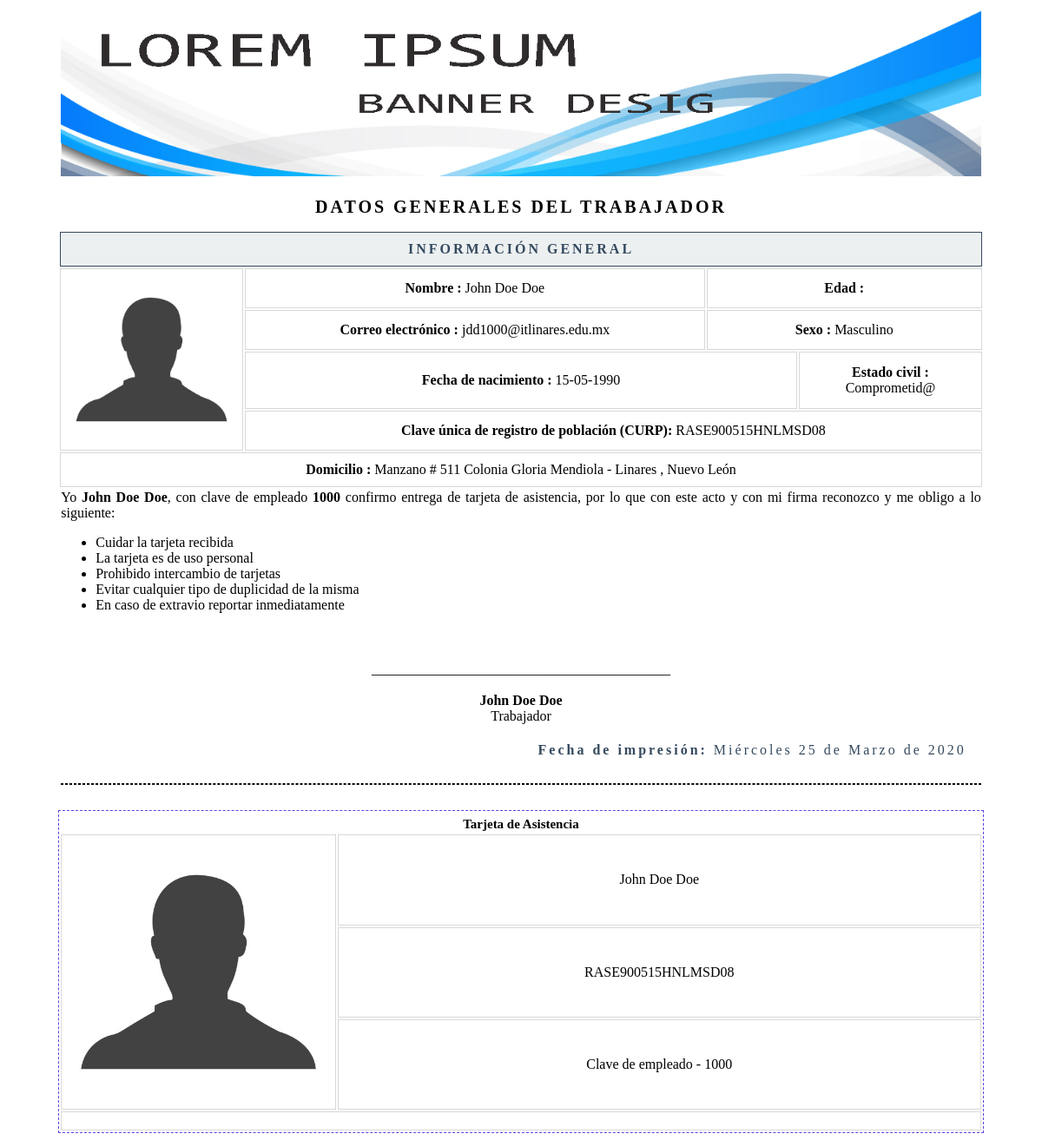
Screenshot of /mDatosPersonales/informes/datos.php?id=1 with the database file from the repository.
### tables this page shows
CREATE TABLE `datos` (
  `id_datos` int(11) NOT NULL auto_increment,
  `clave` int(255) default NULL,
  `nombre` text,
  `ap_paterno` text,
  `ap_materno` text,
  `fecha_nac` date default NULL,
  `correo` text,
  `curp` text,
  `domicilio` text,
  `sexo` text,
  `id_ecivil` tinytext,
  `fecha_registro` date default NULL,
  `hora_registro` time default NULL,
  `activo` tinyint(1) default NULL,
  PRIMARY KEY  (`id_datos`)
);

### funciones/fechaEspanol.php (called while the page is built)
<?php
function fechaCastellano ($fecha) {
    $fecha = substr($fecha, 0, 10);
    $numeroDia = date('d', strtotime($fecha));
    $dia = date('l', strtotime($fecha));
    $mes = date('F', strtotime($fecha));
    $anio = date('Y', strtotime($fecha));
    $dias_ES = array("Lunes", "Martes", "Miércoles", "Jueves", "Viernes", "Sábado", "Domingo");
    $dias_EN = array("Monday", "Tuesday", "Wednesday", "Thursday", "Friday", "Saturday", "Sunday");
    $nombredia = str_replace($dias_EN, $dias_ES, $dia);
  $meses_ES = array("Enero", "Febrero", "Marzo", "Abril", "Mayo", "Junio", "Julio", "Agosto", "Septiembre", "Octubre", "Noviembre", "Diciembre");
    $meses_EN = array("January", "February", "March", "April", "May", "June", "July", "August", "September", "October", "November", "December");
    $nombreMes = str_replace($meses_EN, $meses_ES, $mes);
    return $nombredia." ".$numeroDia." de ".$nombreMes." de ".$anio;
  }
?>

### mDatosPersonales/informes/datos.php (the view, shortened to what this page needs)
<?php
include'../conexion/conexionli.php';
include ("../funciones/fechaEspanol.php");
$Id=$_REQUEST["id"];
$cadena = "SELECT
                id_datos,
                activo,
                nombre,
                ap_paterno,
                ap_materno,
                fecha_nac,
                correo,
                curp,
                clave,
                domicilio,
                IF(sexo='M', 'Masculino', 'Femenino'),
                (SELECT descripcion FROM ecivil where ecivil.id_ecivil=datos.id_ecivil)
            FROM
                datos
            WHERE
                id_datos = $Id";
$consultar = mysqli_query($conexionLi, $cadena);
$row = mysqli_fetch_array($consultar);
$nombre     = $row[2];
$paterno    = $row[3];
$materno    = $row[4];
$nacimiento = date("d-m-Y", strtotime($row[5]));
$correo     = $row[6];
$curp       = $row[7];
$clave      = $row[8];
$domicilio  = $row[9];
$sexo       = $row[10];
$ecivil     = ($row[11]==null)?"Sin datos":$row[11];
$fecha=date("Y-m-d");
$fCastellano=fechaCastellano($fecha);
$foto       = '../fotos/'.$clave.'.jpg';
if (file_exists($foto)){
    $foto  = '../fotos/'.$clave.'.jpg';
}else{
    if ($sexo=="Masculino") {
        $foto  = '../images/hombre.jpg';
    }else{
        $foto  = '../images/mujer.jpg';
    }
}
 ?>
<table border="0">
    <col style="width: 100%" class="col1">
    <tr>
        <td>
            <img src="../images/encabezado.jpg" alt="">
        </td>
    </tr>
</table>
<table border="0">
    <col style="width: 10%">
    <col style="width: 10%">
    <col style="width: 10%">
    <col style="width: 10%">
    <col style="width: 10%">
    <col style="width: 10%">
    <col style="width: 10%">
    <col style="width: 10%">
    <col style="width: 10%">
    <col style="width: 10%">
    <tr border="0">
        <td></td><td></td><td></td><td></td><td></td><td></td><td></td><td></td><td></td><td></td>
    </tr>
    <tr >
        <td  colspan="10" class="titular2">
            DATOS GENERALES DEL TRABAJADOR
        </td>
    </tr>
    <tr >
        <td  colspan="10" class="titular">
            Información General
        </td>
    </tr>
    <tr >
        <td rowspan="4" colspan="2" class="borde">
            <img src="<?php echo $foto; ?>" alt="">
        </td>
        <td  colspan="5" class="borde">
            <strong>Nombre  :</strong> <?php echo $nombre.' '.$paterno.' '.$materno; ?>
        </td>
        <td  colspan="3" class="borde">
            <strong>Edad :</strong> <?php echo $edad; ?>
        </td>
    </tr>
    <tr >
        <td  colspan="5" class="borde">
            <strong>Correo electrónico :</strong> <?php echo $correo; ?>
        </td>
        <td  colspan="3" class="borde">
            <strong>Sexo :</strong> <?php echo "$sexo"; ?>
        </td>
    </tr>
    <tr >
        <td  colspan="6" class="borde">
            <strong>Fecha de nacimiento :</strong> <?php echo $nacimiento; ?>
        </td>
        <td  colspan="2" class="borde">
            <strong>Estado civil :</strong> <?php echo $ecivil; ?>
        </td>
    </tr>
    <tr >
        <td  colspan="10" class="borde">
            <strong>Clave única de registro de población (CURP):</strong> <?php echo $curp; ?>
        </td>
    </tr>
    <tr >
        <td  colspan="10" class="borde">
            <strong>Domicilio :</strong> <?php echo $domicilio; ?>
        </td>
    </tr>
    <tr >
        <td  colspan="10" class="">
            <p style="text-align:justify;">Yo <strong><?php echo $nombre.' '.$paterno.' '.$materno; ?></strong>, con clave de empleado <strong><?php echo $clave ?></strong> confirmo entrega de tarjeta de asistencia, por lo que con este acto y con mi firma reconozco y me obligo a lo siguiente:</p>
            <ul>
                <li>Cuidar la tarjeta recibida</li>
                <li>La tarjeta es de uso personal</li>
                <li>Prohibido intercambio de tarjetas</li>
                <li>Evitar cualquier tipo de duplicidad de la misma</li>
                <li>En caso de extravio reportar inmediatamente</li>
            </ul>
        </td>
    </tr>
    <tr>
        <td  colspan="10" style="text-align:center;">
        <br><br>
        ___________________________________________
        <br><br>
        <strong><?php echo $nombre.' '.$paterno.' '.$materno; ?></strong><br>
        Trabajador
        </td>
    </tr>
    <tr >
        <td  colspan="10" class="fecha">
            <strong>Fecha de impresión:</strong> <?php echo $fCastellano; ?>
        </td>
    </tr>
    <tr>
        <td  colspan="10" align="center">
            <hr style="border:.5px dashed">
        </td>
    </tr>
</table>
<table border="0" class="tarjeta">
    <col style="width: 5%">
    <col style="width: 5%">
    <col style="width: 5%">
    <col style="width: 5%">
    <col style="width: 5%">
    <col style="width: 5%">
    <col style="width: 5%">
    <col style="width: 5%">
    <col style="width: 5%">
    <col style="width: 5%">
    <tr border="0">
        <td></td><td></td><td></td><td></td><td></td><td></td><td></td><td></td><td></td><td></td>
    </tr>
    <tr>
        <td colspan="10" class="TituloTarjeta"><strong>Tarjeta de Asistencia</strong></td>
    </tr>
    <tr>
        <td rowspan="3" colspan="3" class="borde">
            <img src="<?php echo $foto; ?>" alt="">
        </td>
        <td  colspan="7" class="borde">
            <?php echo $nombre.' '.$paterno.' '.$materno; ?>
        </td>
    </tr>
    <tr>
        <td  colspan="7" class="borde">
            <?php echo $curp ?>
        </td>
    </tr>
    <tr>
        <td  colspan="7" class="borde">
            <?php echo "Clave de empleado - " .$clave?>
        </td>
    </tr>
    <tr>
        <td  colspan="10" class="borde">
        </td>
    </tr>
</table>

### mDatosPersonales/informes/datos.php (style rules this page uses)
table { width: 90%; border: solid 0px #5544DD; margin:auto; }
hr { border: solid 1px #34495e; }
table.tarjeta { border-style: dashed; border-top-width: 1px; border-right-width: 1px; border-bottom-width: 1px; border-left-width: 1px }
.TituloTarjeta { text-align : center; font-weight: bold; font-size : 15px; margin:5px; }
td.borde { text-align: left; border: solid 1px #D8D8D8; padding: 10px; text-align: center; }
td.titular { text-align: center; border: solid 1px #34495e; background: #ecf0f1; color:#34495e; font-weight: bold; text-transform: uppercase; letter-spacing: 3px; padding: 10px; }
td.titular2 { text-align: center; border: solid 0px #34495e; background: #fff; color:#000; font-weight: bold; text-transform: uppercase; letter-spacing: 3px; padding: 15px; font-size:20px; }
td.fecha { text-align: right; border: solid 0px #34495e; background: #ffffff; color:#34495e; letter-spacing: 3px; padding: 18px; }
img { width: 100%; }

### rows the page displays
datos: nombre "John", ap_paterno "Doe", ap_materno "Doe", correo "jdd1000@itlinares.edu.mx", fecha_nac "15-05-1990", curp "RASE900515HNLMSD08", domicilio "Manzano # 511 Colonia Gloria Mendiola - Linares , Nuevo León", clave "1000"

### other values shown
$sexo "Masculino"
$ecivil "Comprometid@"
$fCastellano "Miércoles 25 de Marzo de 2020"
